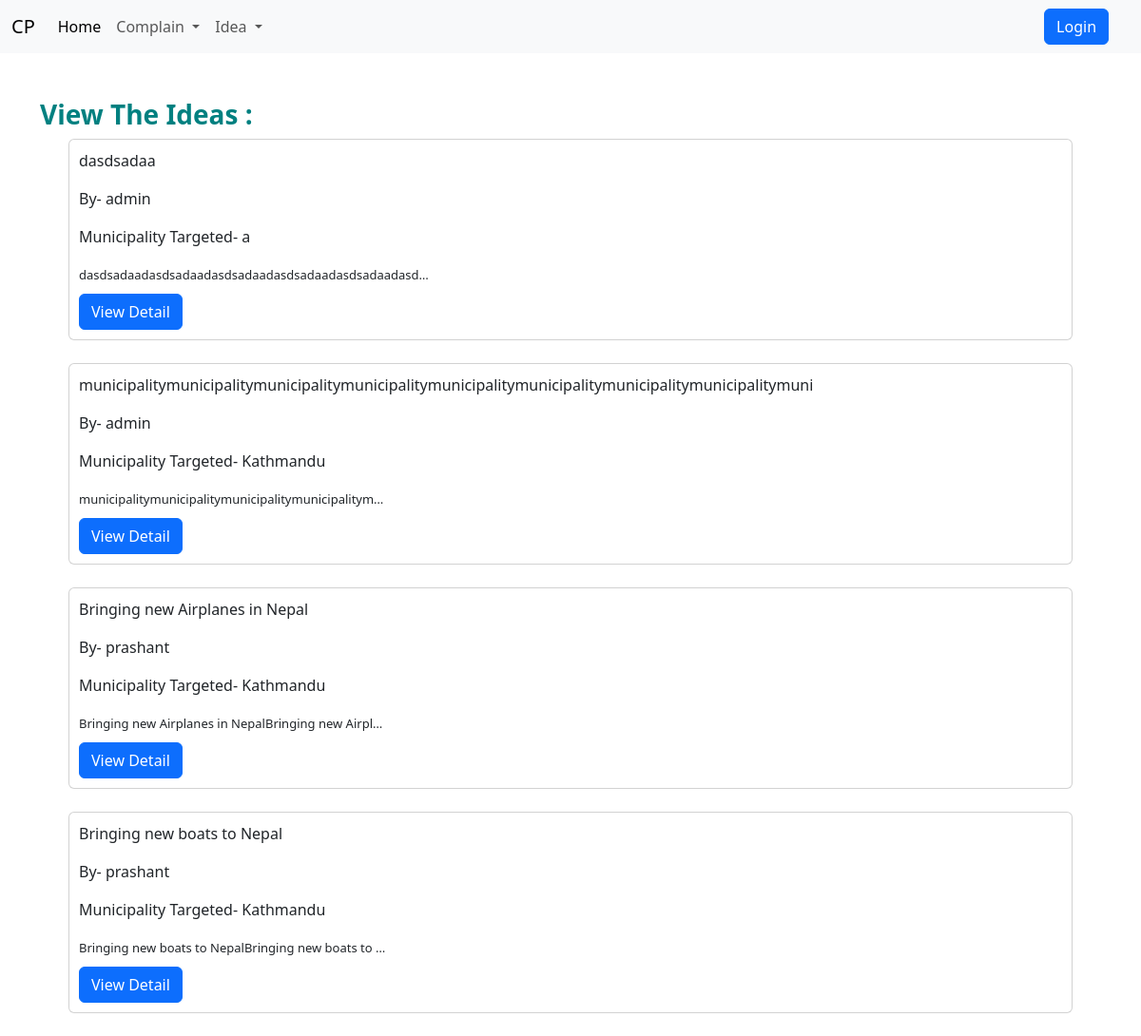
The app's page /idea_view/, older data.
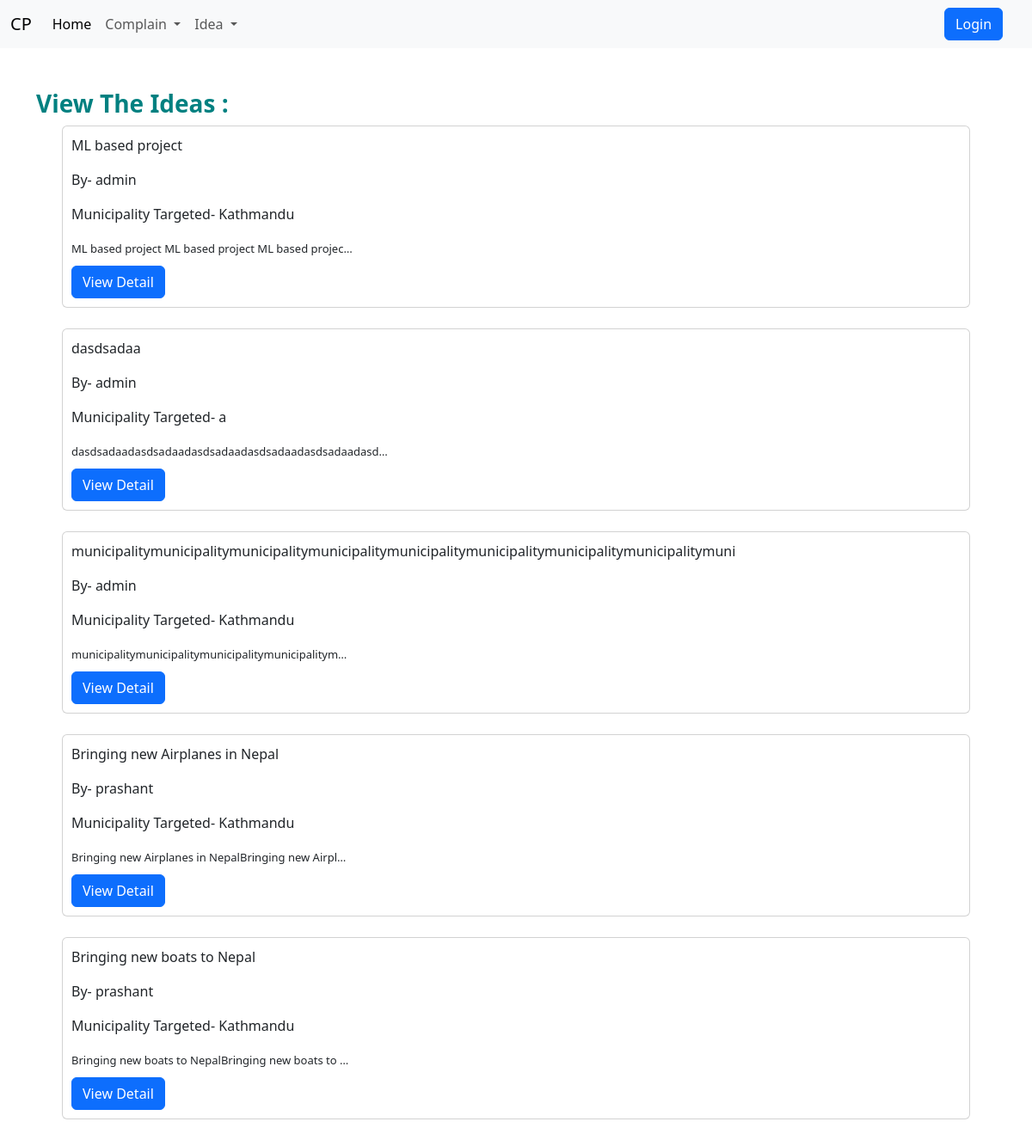
The same page, newer data.
### home/models.py (models this page shows, shortened)
class idea(models.Model):
    users = models.ForeignKey(User, on_delete=models.CASCADE)
    title = models.CharField(max_length=100)
    description = models.TextField(null=True, blank=True)
    image = models.ImageField(null=True, blank=True)
    date = models.DateField(auto_now_add=True)
    municipality = models.CharField(
        choices=municipality, null=False, blank=False, default='Kathmandu', max_length=50)
    upvote = models.ManyToManyField(User,related_name='idea_likes',blank=True)
    downvote = models.ManyToManyField(User,related_name='idea_dislikes',blank=True)

### home/views.py (the view)
# urls.py: path('idea_view/', view_items, name='idea_view'),
def idea_view(request):
    ideas = idea.objects.all().order_by('-date')
    dictionary = {
        'ideas': ideas
    }
    return render(request, 'idea_view.html', dictionary)

### home/templates/idea_view.html
{% extends 'base.html' %}
{% block content %}
<br>
<br>
<div class="w3-container ">
    <h3 style="color: teal" class=""><b> View
            The Ideas : </b></h3>
</div>
{% for idea in ideas %}
<div class="card" style="margin-left:30px; margin-right:30px; padding:10px">
    <div class="w3-threequarter w3-container w3-xlarge w3-serif">
        <p class="fw-normal"> {{ idea.title }}</p>
        <p class="fw-normal">By- {{ idea.users}} </p>
        <p class="fw-normal">Municipality Targeted- {{ idea.municipality}} </p>
        <h3 style="font-size:small; line-height: 24px;" class="fw-small">
            {{ idea.description|truncatechars:50|safe }}
        </h3>
        <button onclick="location.href='{% url 'idea_view_each' idea.id %}'" type="button" class="btn btn-primary"">View Detail</button>
    </div>
</div>
<br>
{% endfor %}
{% endblock content %}

Row changes from the older to the newer data that the page shows:
added idea: title "ML based project", users "admin", municipality "Kathmandu", description "ML based project ML based project ML based projec…"
